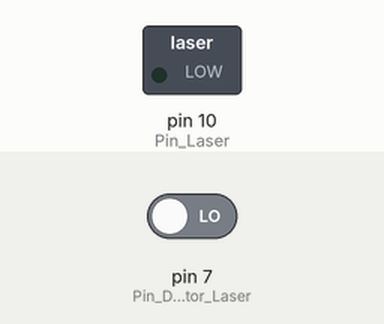
Bench run of a sketch on a simulated Arduino Uno, built with avr-gcc and run on an emulated ATmega328P. Shown: switched loads named in the sketch (green lamp = pin HIGH). Dashed ring = blinking. The test bench sets the inputs (shaded band); at power-on: pin 7 (Pin_Detector_Laser) LOW. What the sketch prints to the serial monitor is not drawn.

Above: at 1.8 s.
1.9 s: pin 7 (Pin_Detector_Laser) driven HIGH
Timing chart, 0 to 10.9 s (numbered marks = the images above; inputs shaded):
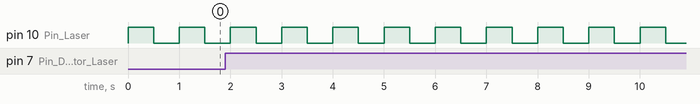

The sketch:

KY_008_si_Receptor_dioda_laser.ino
```cpp
const int Pin_Laser = 10;
const int Pin_Detector_Laser = 7;
boolean Stare_Laser = false;

void setup () {
    pinMode (Pin_Laser, OUTPUT);
    pinMode (Pin_Detector_Laser, INPUT);
    Serial.begin(9600);
}

void loop () {
    digitalWrite (Pin_Laser, HIGH);
    Stare_Laser = digitalRead(Pin_Detector_Laser);
    Serial.println("Laser: " + Stare_Laser);
    delay (500);

    digitalWrite (Pin_Laser, LOW);
    Stare_Laser = digitalRead(Pin_Detector_Laser);
    Serial.println("Laser: " + Stare_Laser);
    delay (500);
}
```

Measured:
- by itself, pin 10 (Pin_Laser): alternates HIGH for 0.50 s and LOW for 0.50 s
